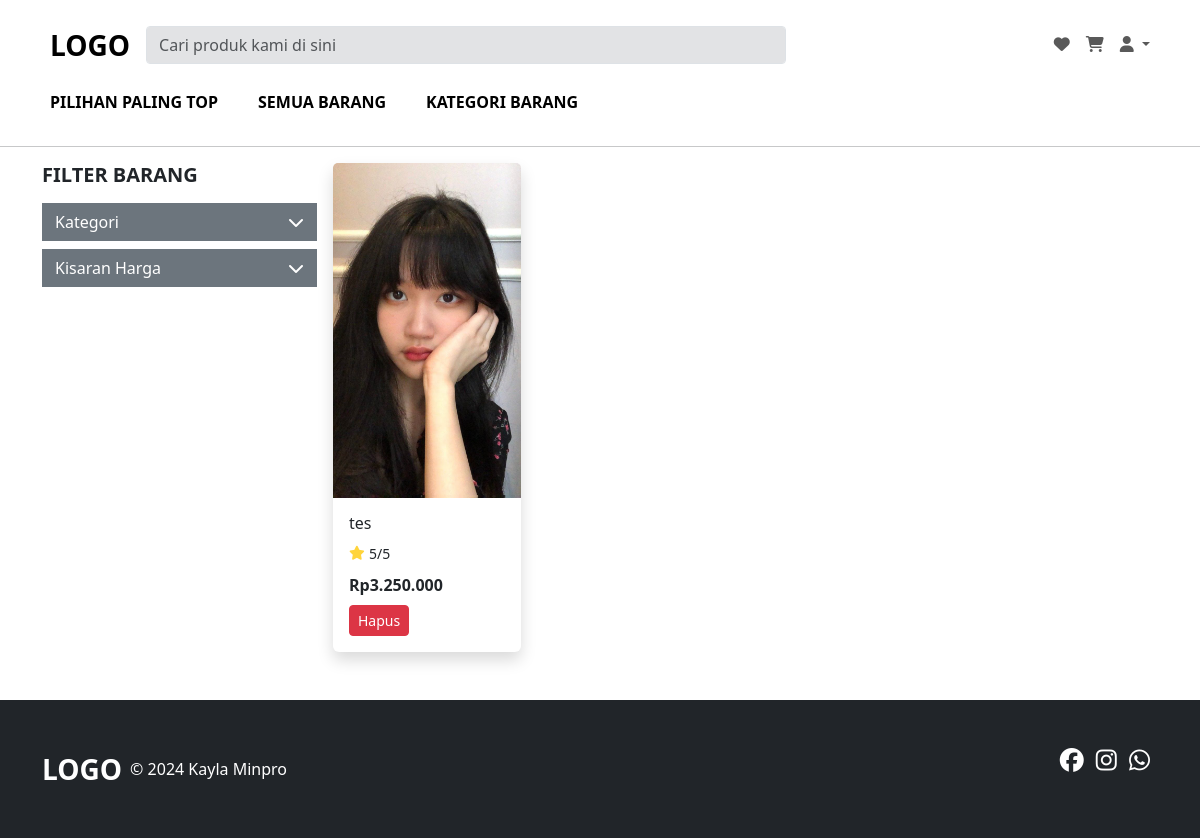
The page /views/pelanggan/pages/wishlist.php (signed in) on the database its author committed.
### tables this page shows
CREATE TABLE `wishlist` (
  `id_barang` int(11) NOT NULL,
  `nama` varchar(255) DEFAULT NULL,
  `jenis_barang` varchar(255) NOT NULL,
  `deskripsi` text DEFAULT NULL,
  `gambar` varchar(255) NOT NULL,
  `harga` int(11) DEFAULT NULL,
  `stok` int(11) NOT NULL,
  `rating_barang` int(11) DEFAULT NULL,
  `jumlah_ulasan` int(11) DEFAULT NULL,
  `id_user` int(11) NOT NULL
);

### views/pelanggan/pages/wishlist.php (the view, shortened to what this page needs)
<!DOCTYPE html>
<html lang="en" data-bs-theme="auto">
<head>
    <link rel="stylesheet" href="https://cdn.jsdelivr.net/npm/@docsearch/css@3">
    <link rel="stylesheet" href="https://cdn.jsdelivr.net/npm/bootstrap@5.3.2/dist/css/bootstrap.min.css">
    <link rel="stylesheet" href="https://cdnjs.cloudflare.com/ajax/libs/font-awesome/6.5.1/css/all.min.css" />
    <link rel="stylesheet" href="../../../assets/css/main.css">
</head>
<body>
    <?php require "../partials/navbar.php"; ?>
    <div class="container d-flex">
        <div class="w-25 d-flex flex-column me-3">
            <h5 class="fw-bold mb-3">FILTER BARANG</h5>
            <div class="mb-2">
                <p class="d-grid gap-1 mb-0">
                    <a class="btn btn-secondary text-start rounded-0 d-flex justify-content-between" data-bs-toggle="collapse" href="#collapseKategori" role="button" aria-expanded="false" aria-controls="collapseKategori">
                        Kategori
                        <i class="fa-solid fa-chevron-down my-auto"></i>
                    </a>
                </p>
            </div>
            <div class="mb-2">
                <p class="d-grid gap-1 mb-0">
                    <a class="btn btn-secondary text-start rounded-0 d-flex justify-content-between" data-bs-toggle="collapse" href="#collapseKisaranHarga" role="button" aria-expanded="false" aria-controls="collapseKisaranHarga">
                        Kisaran Harga
                        <i class="fa-solid fa-chevron-down my-auto"></i>
                    </a>
                </p>
            </div>
        </div>
        <div class="w-75">
            <?php
            require "../../../koneksi.php";
            $sql = "SELECT w.*, AVG(u.rating) AS avg_rating
                    FROM wishlist w
                    LEFT JOIN ulasan u ON w.id_barang = u.id_barang
                    GROUP BY w.id_barang";
            $result = $koneksi->query($sql);
            if ($result && $result->num_rows > 0) {
                echo '<div class="row row-cols-1 row-cols-md-4 g-4" id="product-list">';
                while ($row = $result->fetch_assoc()) {
                    echo '<div class="col product-item" data-category="' . $row["jenis_barang"] . '" data-price="' . $row["harga"] . '">
                            <div class="card border-0 shadow">
                                <a href="detail_barang.php?id=' . $row["id_barang"] . '">
                                    <img src="../../../storage/img_barang/' . $row["gambar"] . '" class="card-img-top" alt="...">
                                </a>
                                <div class="card-body">
                                    <h6 class="card-title mb-2">' . $row["nama"] . '</h6>';
                    $avg_rating = ($row["avg_rating"] !== null) ? round($row["avg_rating"], 1) : 'Belum ada ulasan';
                    echo '<div class="mb-2">
                                    <i class="fa-solid fa-star fa-sm" style="color: #FFD43B;"></i>
                                    <span class="small">' . $avg_rating . '/5</span>
                                </div>';
                    echo '<p class="m-0 fw-bold">Rp' . number_format($row["harga"], 0, ',', '.') . '</p>';
                    echo '<form action="../../../process/util_pelanggan/hapus_wishlist.php" method="post">';
                    echo '<input type="submit" class="btn btn-danger btn-sm mt-2" value="Hapus">';
                    echo '</form>';
                    echo '</div>
                            </div>
                        </div>';
                }
                echo '</div>';
            } else {
                echo "Tidak ada barang yang tersedia.";
            }
            ?>
        </div>
    </div>
    <?php require "../partials/footbar.php"; ?>
</body>
</html>

### assets/css/main.css (style rules this page uses)
html { scroll-behavior: smooth; }

### rows shown on the page
wishlist: gambar (picture), nama "tes", avg_rating "5", harga "3.250.000"
